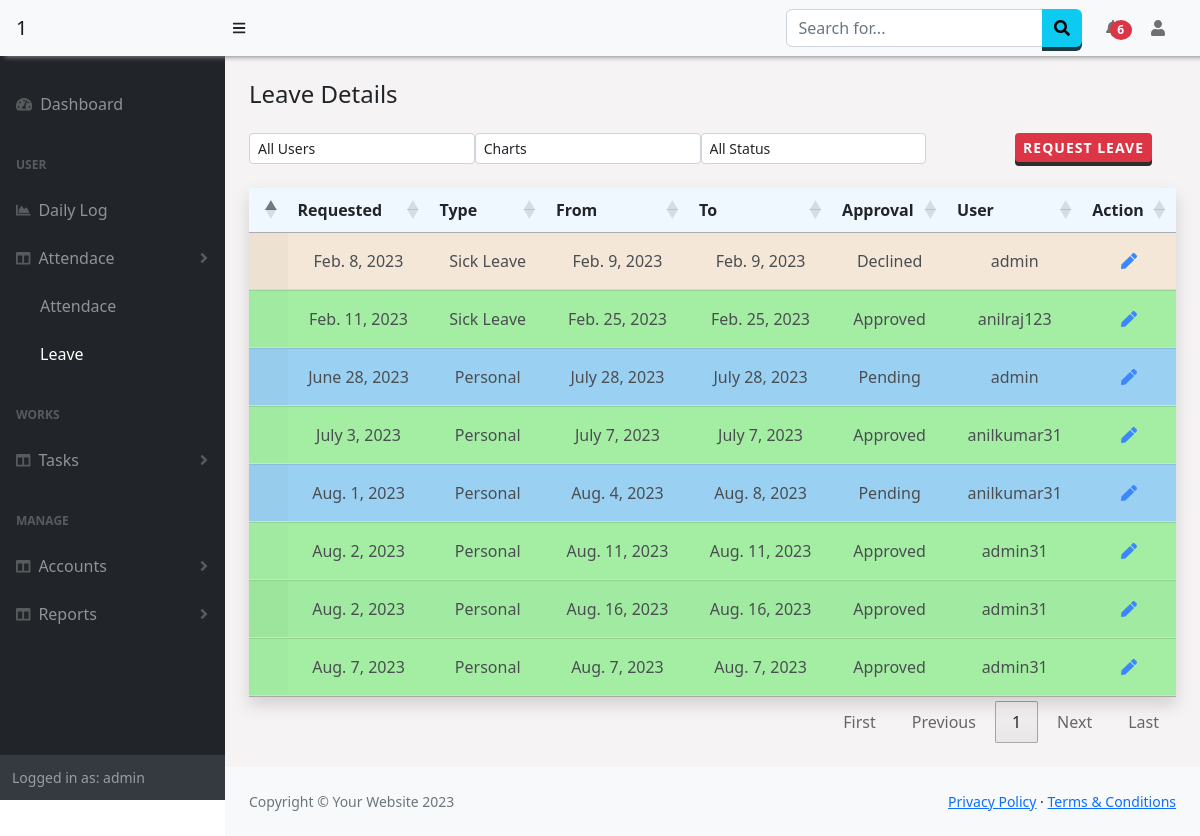
/Attendance/Leaves (signed in), run on the app's committed database.
### Attendance/models.py (models this page shows, shortened)
class Leave(models.Model):
    date =  models.DateField(auto_now_add=True,null=True)
    user = models.ForeignKey(User, null=True, on_delete= models.SET_NULL)
    type =  models.ForeignKey(LeaveType,on_delete= models.CASCADE)
    leave_from = models.DateField(null=True)
    leave_to = models.DateField(null=True)
    details = models.TextField()
    approval = models.ForeignKey(Approval, on_delete=models.CASCADE, null=True,default=2)
    approved_by = models.CharField(max_length=50,null=True)
    date_approved = models.DateTimeField(null=True,default=None)

class LeaveType(models.Model):
    name = models.CharField(max_length=50,null=True,default=None)
    days = models.IntegerField(null=True,)

class Approval(models.Model):
    name =models.CharField(max_length=50)

### Attendance/views.py (the view)
# urls.py: path('Leaves',views.getleave, name='leave'),
@login_required
def getleave(request):
    usr = checkTeams(request)
    allusers =User.objects.filter(pk__in=usr[0]).values('id','username')
    all_leaves = Leave.objects.filter(user__id__in=usr[0])
    type = LeaveType.objects.all().values()
    return render(request, 'Attendance/leave.html',{'result':all_leaves,'users' :allusers,'LeaveTypes':type})

### Attendance/context_processors.py (called while the page is built)
def getNewLeaves(request):
    if request.user.id:
        is_manager = checkTeams(request)
        if is_manager[1] == True:
            new_leaves = Leave.objects.filter(user__id__in=is_manager[0],approval = 2)
        else:
            today = datetime.datetime.now()
            new_leaves = Leave.objects.filter(user=request.user,date_approved__gte=today.date())
        return {"manager":is_manager[1],'n_leaves':new_leaves}
    else:
        return {}

def getLogApproval(request):
    if request.user.id:
        is_manager = checkTeams(request)
        if is_manager[1] == True:
            l_approval = LogApproval.objects.filter(user__id__in=is_manager[0],request=True)
        else:
            l_approval = LogApproval.objects.filter(user=request.user,status=True)
        return {'n_log_approval':l_approval}
    else:
        return {}

### Manager/views.py (called while the page is built, shortened)
def checkTeams(request):
    is_team = False
    if request.user.is_superuser:
        users = Employees.objects.values('user').filter(company=request.session['comp'])
        is_team=True
    return users,is_team

### Attendance/templates/Attendance/leave.html (shortened to what this page needs)
{% extends "base.html" %}
{% block content %}
<div class="">
    <div>
      <div class="row">
          <div class="col-md-12">
              <div class="col-md-12 row">
                <h4 class="text-left mb-4" >Leave Details&nbsp;</h4>
                <div >
                {% if user.is_superuser or perms.Attendance.view_leave %}
                  <select class="form-control form-control-sm col-sm-2 mb-3 w-25" id="user_s" style="float:left;" onchange="getLeave()">
                    <option value="0">All Users</option>
                  </select>
                  <select class="form-control form-control-sm col-sm-2 w-25" id="chart_option" style="float:left;" onchange="selectCharts()">
                    <option value="">Charts</option>
                  </select>
                  {% endif %}
                  <select class="form-control form-control-sm col-sm-2 w-25" id="status" style="float:left;" onchange="getLeave()">
                    <option value="0">All Status</option>
                  </select>
                  <a style="float:right;" class="btn btn-sm btn-danger" type="button" data-bs-toggle="modal" data-bs-target="#leave_modal" onclick="setModal()" id="leaveRequest">Request Leave</a>
                </div>
              </div>
              <div  id="change_content" class="table-wrap table-responsive-sm mt-2" style="clear:right;">
                  <table class="table  text-center shadow display" id="leaveTable">
                    <thead>
                      <tr>
                        <th></th>
                        <th>Requested</th>
                        <th>Type</th>
                        <th>From</th>
                        <th>To</th>
                        <th>Approval</th>
                        {% if 'Attendance.change_leave' in perms %}<th>User</th>{% endif %}
                        <th>Action</th>
                      </tr>
                    </thead>
                    <tbody id="tbody_leave" style="overflow:visible !important;">
                      {% for n in result %}
                      <tr style="background-color:{% if n.approval.name == 'Pending' %}lightskyblue{% elif n.approval.name == 'Approved' %}lightgreen{% else %}antiquewhite{% endif %};">
                        <td class="p-2 details-control">
                         </td>
                        <td>{{n.date}}</td><td>{{n.type.name}}</td><td>{{n.leave_from}}</td><td>{{n.leave_to}}</td>
                        <td >{{n.approval.name}}</td>
                        {% if 'Attendance.change_leave' in perms %}
                        <td>{{n.user}}</td>
                        <td>
                          <a  id="a_detailss" onclick="updateLeave({{n.id}})">
                            <i class="fas fa-solid fa-pen text-primary"></i>
                        </a>
                        </td>
                        {% endif %}
                      </tr>
                      {% endfor%}
                    </tbody>
                  </table>
                </div>
            </div>
          <br /><br />
        </div>
    </div>
  </div>
{% endblock %}

### templates/base.html (shortened to what this page needs)
<!DOCTYPE html>
<html lang="en">
    <head>
        <link href="https://cdn.jsdelivr.net/npm/simple-datatables@7.1.2/dist/style.min.css" rel="stylesheet" />
        <link href="https://cdn.datatables.net/1.13.5/css/jquery.dataTables.min.css" rel="stylesheet" />
        <link href="https://cdn.datatables.net/buttons/2.4.1/css/buttons.dataTables.min.css" rel="stylesheet" />
        <link href="/static/css/styles.css" rel="stylesheet" />
        <link href="/static/css/customSB.css" rel="stylesheet" />
    </head>
    <body class="sb-nav-fixed" >
        <nav class="sb-topnav navbar navbar-expand-sm navbar-light bg-light fixed-top" style=" box-shadow: 5px 1px 5px #888888;">
            <a class="navbar-brand ps-3 bg-light" href="{% url 'home' %}">{{request.session.company}}{{request.session.id}}</a>
            <button class="btn btn-link btn-sm order-2 order-lg-0 me-4 me-lg-0" id="sidebarToggle" href="#!"><i class="fas fa-bars"></i></button>
            <form class="d-none d-md-inline-block form-inline ms-auto me-0 me-md-3 my-2 my-md-0">
                <div class="input-group">
                    <input class="form-control" type="text" placeholder="Search for..." aria-label="Search for..." aria-describedby="btnNavbarSearch" />
                    <button class="btn btn-info" id="btnNavbarSearch" type="button"><i class="fas fa-search"></i></button>
                </div>
            </form>
            <ul class="navbar-nav ms-auto ms-md-0 ">
                <li class="nav-item dropdown">
                    <a class="nav-link dropdown-toggle" id="navbarDropdown" href="#" role="button" data-bs-toggle="dropdown" aria-expanded="false"> <span class="badge badge-sm badge-danger badge-counter bg-danger rounded-circle " style="margin-left:-10px;">{% if n_leaves.count|add:n_log_approval.count != 0 %}{{ n_leaves.count|add:n_log_approval.count}}{% endif %}</span></a>
                        </a></li>
                    </ul>
            <ul class="navbar-nav  ms-md-0 me-3 me-lg-4">
                <li class="nav-item dropdown">
                    <a class="nav-link dropdown-toggle" id="navbarDropdown" href="#" role="button" data-bs-toggle="dropdown" aria-expanded="false"><i class="fas fa-user fa-fw"></i></a>
                </li>
            </ul>
        </nav>
        <div id="layoutSidenav" style="background-color:rgb(245, 243, 243);">
            <div id="layoutSidenav_nav">
                <nav class="sb-sidenav accordion sb-sidenav-dark" id="sidenavAccordion" >
                    <div class="sb-sidenav-menu" >
                        <div class="nav">
                            <a class="nav-link mt-4" href="{% url 'home' %}">
                                <div class="sb-nav-link-icon"><i class="fas fa-tachometer-alt"></i></div>
                                <span style="{% if request.path == '/' %}color:white;{% endif %}">Dashboard<span>
                            </a>
                            <div class="sb-sidenav-menu-heading">User</div>
                            <a class="nav-link" href="{% url 'dailylog' %}">
                                <div class="sb-nav-link-icon"><i class="fas fa-chart-area"></i></div>
                                <span style="{% if request.path == '/Worklog/dailylog/' %}color:white;{% endif %}">Daily Log<span>
                            </a>
                            <a class="nav-link collapsed" href="#" data-bs-toggle="collapse" data-bs-target="#collapseAttendance" aria-expanded="false" aria-controls="collapseLayouts">
                                <div class="sb-nav-link-icon"><i class="fas fa-columns"></i></div>
                                Attendace
                                <div class="sb-sidenav-collapse-arrow"><i class="fas fa-angle-down"></i></div>
                            </a>
                            <div class="{% if request.path|slice:'12' != '/Attendance/' %}collapse{% endif %}" id="collapseAttendance" aria-labelledby="headingOne" data-bs-parent="#sidenavAccordion">
                                <nav class="sb-sidenav-menu-nested nav">
                                    <a class="nav-link" href="{% url 'attendance' %} "style="{% if request.path == '/Attendance/Details' %}color:white;{% endif %}">Attendace</a>
                                    <a class="nav-link" href="{% url 'leave' %}" style="{% if request.path == '/Attendance/Leaves' %}color:white;{% endif %}">Leave</a>
                                </nav>
                            </div>
                            <div class="sb-sidenav-menu-heading">Works</div>
                            <a class="nav-link collapsed" href="#" data-bs-toggle="collapse" data-bs-target="#collapseLayouts" aria-expanded="false" aria-controls="collapseLayouts">
                                <div class="sb-nav-link-icon"><i class="fas fa-columns"></i></div>
                                Tasks
                                <div class="sb-sidenav-collapse-arrow"><i class="fas fa-angle-down"></i></div>
                            </a>
                            <div class="sb-sidenav-menu-heading">Manage</div>
                            <a class="nav-link collapsed" href="#" data-bs-toggle="collapse" data-bs-target="#collapseDetails" aria-expanded="false" aria-controls="collapseLayouts">
                                <div class="sb-nav-link-icon"><i class="fas fa-columns"></i></div>
                                Accounts
                                <div class="sb-sidenav-collapse-arrow"><i class="fas fa-angle-down"></i></div>
                            </a>
                            <a class="nav-link collapsed" href="#" data-bs-toggle="collapse" data-bs-target="#collapseReports" aria-expanded="false" aria-controls="collapseLayouts">
                                <div class="sb-nav-link-icon"><i class="fas fa-columns"></i></div>
                                Reports
                                <div class="sb-sidenav-collapse-arrow"><i class="fas fa-angle-down"></i></div>
                            </a>
                        </div>
                    </div>
                    <div class="sb-sidenav-footer">
                        <div class="small">Logged in as: {{ user.username}}</div>
                    </div>
                </nav>
            </div>
            <div id="layoutSidenav_content" >
                <main class="p-4" >
                    {% block content %}
                {% endblock %}
                </main>
                <footer class="py-4 bg-light mt-auto">
                    <div class="container-fluid px-4">
                        <div class="d-flex align-items-center justify-content-between small">
                            <div class="text-muted">Copyright &copy; Your Website 2023</div>
                            <div>
                                <a href="#">Privacy Policy</a>
                                &middot;
                                <a href="#">Terms &amp; Conditions</a>
                            </div>
                        </div>
                    </div>
                </footer>
            </div>
        </div>
        <link href="https://cdnjs.cloudflare.com/ajax/libs/twitter-bootstrap/5.2.0/css/bootstrap.min.css" rel="stylesheet" type="text/css">
    </body>
</html>

### Attendance/templates/Attendance/leave.html (style rules this page uses)
#leaveTable td { padding: 1rem; }

### templates/base.html (style rules this page uses)
td.details-control { background: url('https://www.datatables.net/examples/resources/details_open.png') no-repeat center center; cursor: pointer; }
.dropdown-toggle:after { display: none !important; }
thead { background-color:aliceblue !important; }
th { font-weight:600 !important; }
tbody tr { opacity:0.8; border-top:1px solid lightgray; border-bottom:1px solid lightgray; }
.navbar,.sb-sidenav { background-color:DodgerBlue important; }
.btn { outline: none; cursor: pointer; border: none !important; display: block; position: relative; font-size: 16px ; font-weight: 600 !important; color: #fff; text-transform: uppercase; letter-spacing: 1px; }
.btn-info { background-color: #5bc0de; box-shadow: 0 4px #1C3A42; }
.btn-danger { background-color: #d9534f; box-shadow: 0 4px #2D2D2D; }

### data on the page
Leave: date "Feb. 8, 2023", type.name "Sick Leave", leave_from "Feb. 9, 2023", leave_to "Feb. 9, 2023", approval.name "Declined", user "admin"
Leave: date "June 28, 2023", type.name "Personal", leave_from "July 28, 2023", leave_to "July 28, 2023", approval.name "Pending", user "admin"
Leave: date "Feb. 11, 2023", type.name "Sick Leave", leave_from "Feb. 25, 2023", leave_to "Feb. 25, 2023", approval.name "Approved", user "anilraj123"
Leave: date "July 3, 2023", type.name "Personal", leave_from "July 7, 2023", leave_to "July 7, 2023", approval.name "Approved", user "anilkumar31"
Leave: date "Aug. 1, 2023", type.name "Personal", leave_from "Aug. 4, 2023", leave_to "Aug. 8, 2023", approval.name "Pending", user "anilkumar31"
Leave: date "Aug. 2, 2023", type.name "Personal", leave_from "Aug. 11, 2023", leave_to "Aug. 11, 2023", approval.name "Approved", user "admin31"
Leave: date "Aug. 2, 2023", type.name "Personal", leave_from "Aug. 16, 2023", leave_to "Aug. 16, 2023", approval.name "Approved", user "admin31"
Leave: date "Aug. 7, 2023", type.name "Personal", leave_from "Aug. 7, 2023", leave_to "Aug. 7, 2023", approval.name "Approved", user "admin31"

### other printed values
{{ request.session.id }} "1"
{{ n_leaves.count|add:n_log_approval.count }} "6"
{{ user.username }} "admin"
